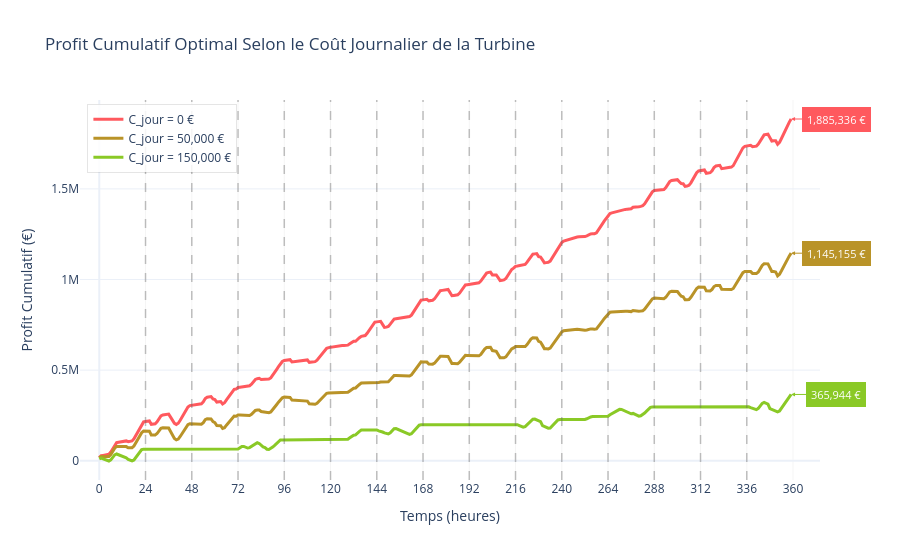

Notebook cell for this chart:
### Code cell
# results_dict = {
#     0: hydro_with_cost("BelgiumScenario1_15jours.txt", C_jour=0),
#     50000: hydro_with_cost("BelgiumScenario1_15jours.txt", C_jour=50000),
#     150000: hydro_with_cost("BelgiumScenario1_15jours.txt", C_jour=150000),
# }


plot_hydro_profits(results_dict, "BelgiumScenario1_15jours.txt")

### Figure 1 — Plotly figure (JSON) as saved in the notebook; plotly's stock layout.template omitted (floating-point values rounded to 4 significant figures; data arrays with more than 128 entries replaced by an {"elided": "..."} marker saying what was removed)
{"data": [{"line": {"color": "#ff595e", "width": 3}, "mode": "lines", "name": "C_jour = 0 €", "type": "scatter", "x": {"elided": "360 int values"}, "y": {"elided": "360 float values"}}, {"line": {"color": "#b99328", "width": 3}, "mode": "lines", "name": "C_jour = 50,000 €", "type": "scatter", "x": {"elided": "360 int values"}, "y": {"elided": "360 float values"}}, {"line": {"color": "#8ac926", "width": 3}, "mode": "lines", "name": "C_jour = 150,000 €", "type": "scatter", "x": {"elided": "360 int values"}, "y": {"elided": "360 float values"}}], "layout": {"annotations": [{"arrowcolor": "#ff595e", "arrowhead": 2, "arrowsize": 0.8, "ax": 45, "ay": 0, "bgcolor": "#ff595e", "bordercolor": "#ff595e", "borderpad": 4, "borderwidth": 1, "font": {"color": "white", "size": 11}, "showarrow": true, "text": "1,885,336 €", "x": 359, "y": 1885000.0}, {"arrowcolor": "#b99328", "arrowhead": 2, "arrowsize": 0.8, "ax": 45, "ay": 0, "bgcolor": "#b99328", "bordercolor": "#b99328", "borderpad": 4, "borderwidth": 1, "font": {"color": "white", "size": 11}, "showarrow": true, "text": "1,145,155 €", "x": 359, "y": 1145000.0}, {"arrowcolor": "#8ac926", "arrowhead": 2, "arrowsize": 0.8, "ax": 45, "ay": 0, "bgcolor": "#8ac926", "bordercolor": "#8ac926", "borderpad": 4, "borderwidth": 1, "font": {"color": "white", "size": 11}, "showarrow": true, "text": "365,944 €", "x": 359, "y": 365900.0}], "legend": {"bgcolor": "rgba(255,255,255,0.85)", "bordercolor": "rgba(0,0,0,0.1)", "borderwidth": 1, "x": 0.01, "y": 0.99}, "shapes": [{"line": {"color": "rgba(100, 100, 100, 0.4)", "dash": "dash", "width": 1.5}, "type": "line", "x0": 24, "x1": 24, "xref": "x", "y0": 0, "y1": 1, "yref": "paper"}, {"line": {"color": "rgba(100, 100, 100, 0.4)", "dash": "dash", "width": 1.5}, "type": "line", "x0": 48, "x1": 48, "xref": "x", "y0": 0, "y1": 1, "yref": "paper"}, {"line": {"color": "rgba(100, 100, 100, 0.4)", "dash": "dash", "width": 1.5}, "type": "line", "x0": 72, "x1": 72, "xref": "x", "y0": 0, "y1": 1, "yref": "paper"}, {"line": {"color": "rgba(100, 100, 100, 0.4)", "dash": "dash", "width": 1.5}, "type": "line", "x0": 96, "x1": 96, "xref": "x", "y0": 0, "y1": 1, "yref": "paper"}, {"line": {"color": "rgba(100, 100, 100, 0.4)", "dash": "dash", "width": 1.5}, "type": "line", "x0": 120, "x1": 120, "xref": "x", "y0": 0, "y1": 1, "yref": "paper"}, {"line": {"color": "rgba(100, 100, 100, 0.4)", "dash": "dash", "width": 1.5}, "type": "line", "x0": 144, "x1": 144, "xref": "x", "y0": 0, "y1": 1, "yref": "paper"}, {"line": {"color": "rgba(100, 100, 100, 0.4)", "dash": "dash", "width": 1.5}, "type": "line", "x0": 168, "x1": 168, "xref": "x", "y0": 0, "y1": 1, "yref": "paper"}, {"line": {"color": "rgba(100, 100, 100, 0.4)", "dash": "dash", "width": 1.5}, "type": "line", "x0": 192, "x1": 192, "xref": "x", "y0": 0, "y1": 1, "yref": "paper"}, {"line": {"color": "rgba(100, 100, 100, 0.4)", "dash": "dash", "width": 1.5}, "type": "line", "x0": 216, "x1": 216, "xref": "x", "y0": 0, "y1": 1, "yref": "paper"}, {"line": {"color": "rgba(100, 100, 100, 0.4)", "dash": "dash", "width": 1.5}, "type": "line", "x0": 240, "x1": 240, "xref": "x", "y0": 0, "y1": 1, "yref": "paper"}, {"line": {"color": "rgba(100, 100, 100, 0.4)", "dash": "dash", "width": 1.5}, "type": "line", "x0": 264, "x1": 264, "xref": "x", "y0": 0, "y1": 1, "yref": "paper"}, {"line": {"color": "rgba(100, 100, 100, 0.4)", "dash": "dash", "width": 1.5}, "type": "line", "x0": 288, "x1": 288, "xref": "x", "y0": 0, "y1": 1, "yref": "paper"}, {"line": {"color": "rgba(100, 100, 100, 0.4)", "dash": "dash", "width": 1.5}, "type": "line", "x0": 312, "x1": 312, "xref": "x", "y0": 0, "y1": 1, "yref": "paper"}, {"line": {"color": "rgba(100, 100, 100, 0.4)", "dash": "dash", "width": 1.5}, "type": "line", "x0": 336, "x1": 336, "xref": "x", "y0": 0, "y1": 1, "yref": "paper"}], "title": {"text": "Profit Cumulatif Optimal Selon le Coût Journalier de la Turbine"}, "xaxis": {"anchor": "y", "domain": [0, 1], "dtick": 24, "gridcolor": "rgba(230, 230, 230, 0.4)", "range": [-10, 374], "showgrid": true, "title": {"text": "Temps (heures)"}}, "yaxis": {"anchor": "x", "domain": [0, 1], "title": {"text": "Profit Cumulatif (€)"}}}}
